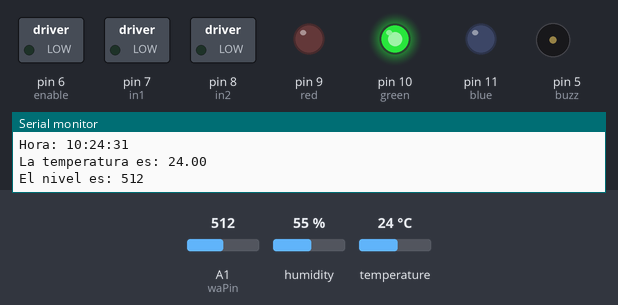
Simulated run of this sketch. Board: Arduino Uno, built with avr-gcc and run on an emulated ATmega328P. Parts: switched loads named in the sketch (green lamp = pin HIGH), output pins drawn as LEDs (lit = HIGH), buzzer (waves = sounding), the last lines printed to the serial monitor. The inputs (shaded band) are chosen by the test bench; at power-on: temperature 24 °C, A1 (waPin) = 512, humidity 55 %. The local clock reads 2024-03-15 10:24:30 at power-on unless the sketch sets it.

Above: at 1.3 s.
1.4 s: temperature set to 17 °C
3.2 s: temperature set to 14 °C
At 5.2 s:
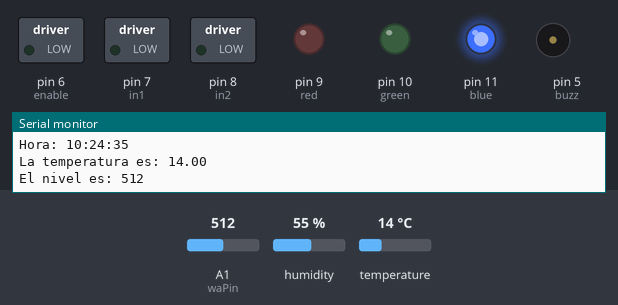
5.5 s: A1 (waPin) set to 310
7.0 s: A1 (waPin) set to 291
At 8.1 s:
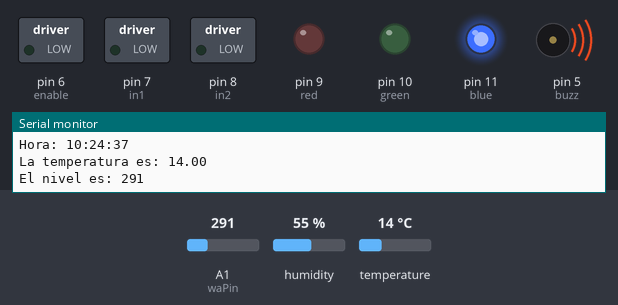
8.6 s: temperature set to 19 °C
At 11.4 s:
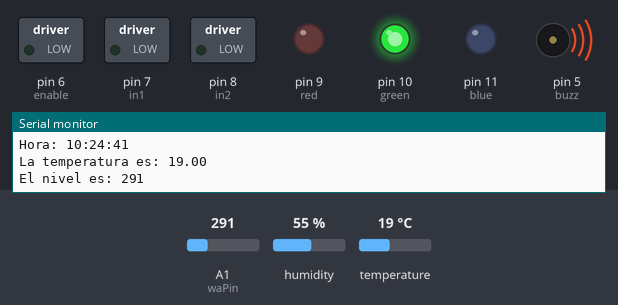
11.7 s: temperature set to 28 °C
13.4 s: temperature set to 31 °C
At 14.8 s:
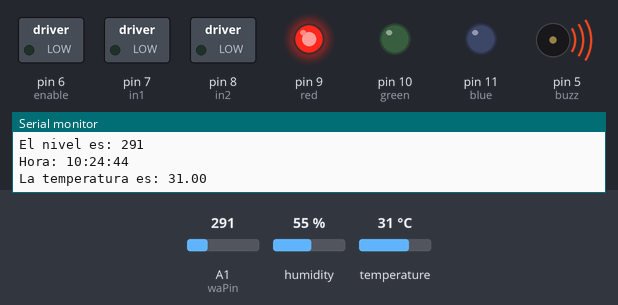
Timing chart, 0 to 16.4 s (numbered marks = the images above; inputs shaded):
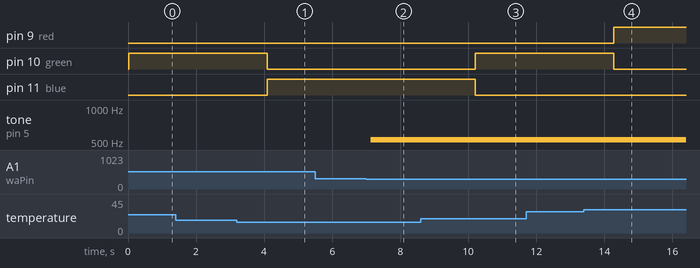

The sketch:

sketch_mar11a.ino
```cpp
#include <Wire.h>
#include <RTClib.h>
#include <DHT.h>

#define DHTPIN 2
#define DHTTYPE DHT11
RTC_DS3231 rtc;
DHT dht(DHTPIN, DHTTYPE);

int buzz = 5;
int enable = 6;
int in1 = 7;
int in2 = 8;
int red = 9;
int green = 10;
int blue = 11;
int waPin = A1;
void setup() {
  pinMode(buzz, OUTPUT);
  pinMode(enable, OUTPUT);
  pinMode(in1, OUTPUT);
  pinMode(in2, OUTPUT);
  pinMode(red, OUTPUT);
  pinMode(green, OUTPUT);
  pinMode(blue, OUTPUT);
  Serial.begin(9600);
  dht.begin();
  if (! rtc.begin()) {
  Serial.println("Modulo RTC no encontrado !");
  while (1);
  }
}

void loop() {
  DalyEvent();
  Sensores();
  Serial.println();
  delay(500);
}
void Sensores()
{
  float t = dht.readTemperature();
  int level = analogRead(waPin);
  if(isnan(t))
  {
    Serial.println("Error obteniendo datos del sensor ;(");
    return;
  }
  Serial.print("La temperatura es: ");
  Serial.println(t);
  Serial.print("El nivel es: ");
  Serial.println(level);
  if(t > 29)
  {
    analogWrite(red, 255);
    analogWrite(green, 0);
    analogWrite(blue, 0);
  }
  else if(t > 15 && t <= 29)
  {
    analogWrite(red, 0);
    analogWrite(green, 255);
    analogWrite(blue, 0);
  }
  else if(t <= 15)
  {
    analogWrite(red, 0);
    analogWrite(green, 0);
    analogWrite(blue, 255);
  }
  if(level < 300)
  {
    tone(buzz, 523);
  }
  else
  {
    noTone(buzz);
  }
}
void DalyEvent()
{
  DateTime fecha = rtc.now();
  Serial.print("Hora: ");
  Serial.print(fecha.hour());
  Serial.print(":");
  Serial.print(fecha.minute());
  Serial.print(":");
  Serial.println(fecha.second());
  if(fecha.hour() == 9 && fecha.minute() == 0 && fecha.second() == 0)
  {
    Motor();
  }
}
void Motor()
{
  digitalWrite(enable, HIGH);
  digitalWrite(in1, HIGH);
  digitalWrite(in2, LOW);
  delay(66000);
  digitalWrite(in1, LOW);
  digitalWrite(in2, LOW);
}
```

Measured:
- the behaviour switches between 16 and 15 °C on temperature (found by bisection; images 0 and 1)
- the behaviour switches between 300 and 299 on A1 (waPin) (found by bisection; images 1 and 2)
- the behaviour switches between 29 and 30 °C on temperature (found by bisection; images 3 and 4)
- after the input at 3.2 s, pin 10 (green): HIGH → LOW after 0.90 s; pin 11 (blue): LOW → HIGH after 0.90 s
- after the input at 7.0 s, tone on pin 5 (buzz): silent → 523 Hz after 0.14 s
- after the input at 8.6 s, pin 10 (green): LOW → HIGH after 1.6 s; pin 11 (blue): HIGH → LOW after 1.6 s
- after the input at 13.4 s, pin 9 (red): LOW → HIGH after 0.87 s; pin 10 (green): HIGH → LOW after 0.87 s
